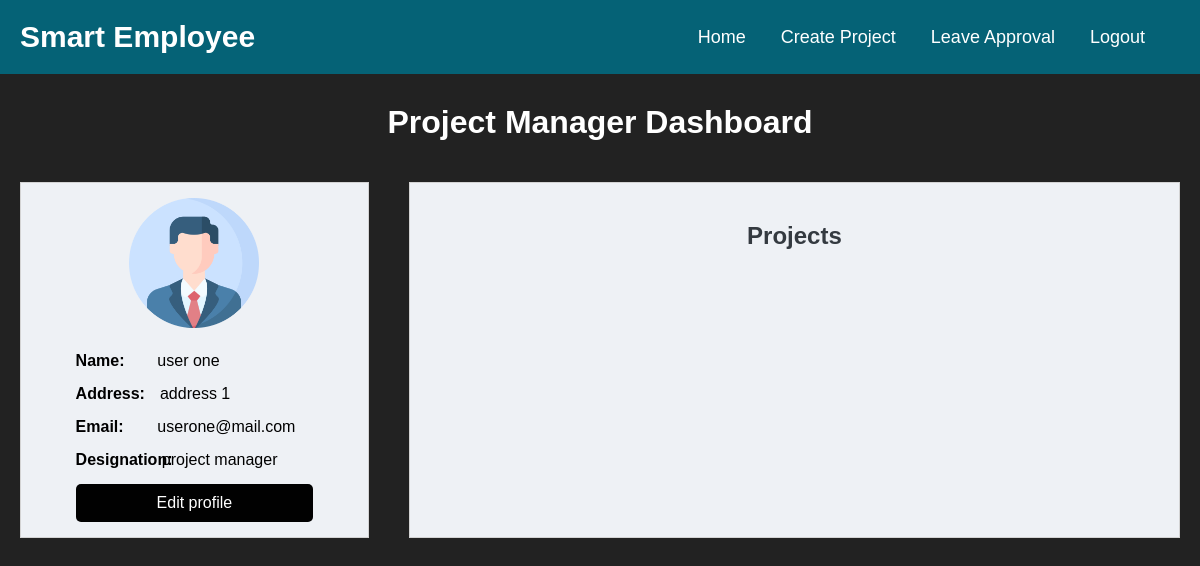
The app's page /projectmanager.php (signed in), older data.
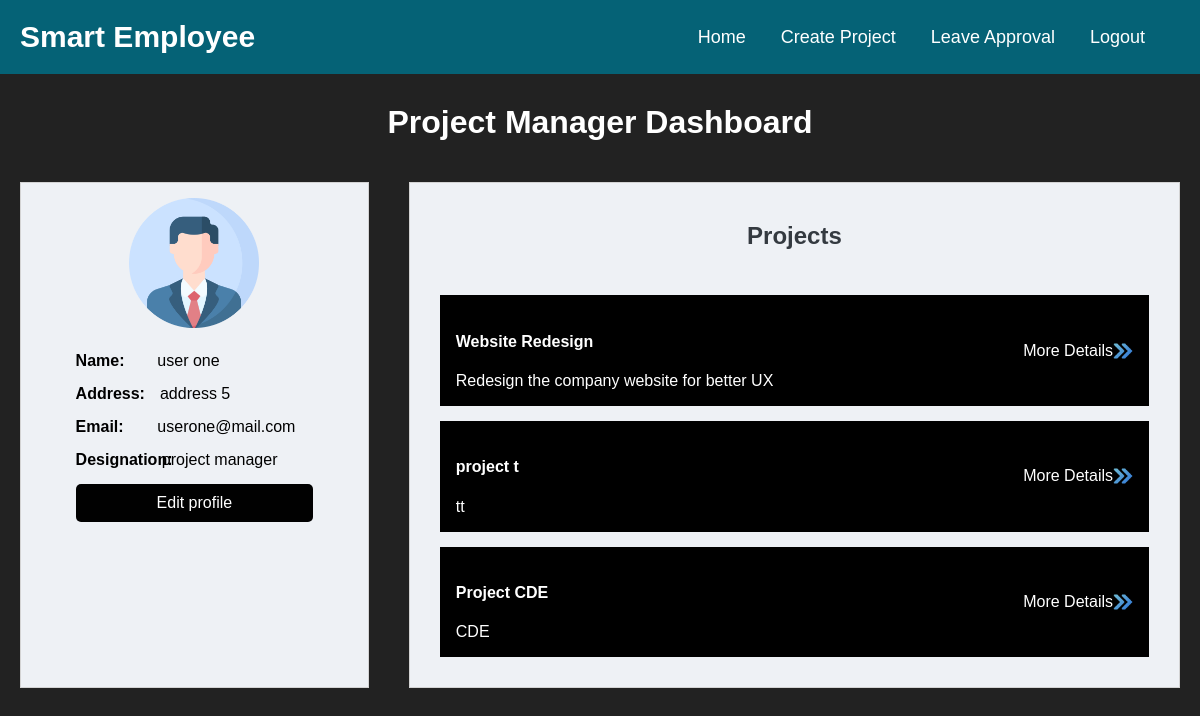
The same page, newer data.
### tables this page shows
CREATE TABLE `users` (
  `user_id` int(11) NOT NULL,
  `username` varchar(255) NOT NULL,
  `password` varchar(255) NOT NULL,
  `role` varchar(50) DEFAULT NULL,
  `first_name` varchar(100) DEFAULT NULL,
  `last_name` varchar(100) DEFAULT NULL,
  `email` varchar(255) NOT NULL,
  `phone` varchar(15) DEFAULT NULL,
  `address` varchar(255) DEFAULT NULL,
  `date_joined` date DEFAULT NULL,
  `department` varchar(100) DEFAULT NULL,
  `job_title` varchar(100) DEFAULT NULL,
  `date_of_birth` date DEFAULT NULL,
  `emergency_contact_name` varchar(100) DEFAULT NULL,
  `emergency_contact_phone` varchar(15) DEFAULT NULL,
  `emergency_contact_relation` varchar(100) DEFAULT NULL,
  `project_id` int(11) DEFAULT NULL
);

CREATE TABLE `projects` (
  `project_id` int(11) NOT NULL,
  `project_name` varchar(100) NOT NULL,
  `description` text DEFAULT NULL,
  `start_date` date DEFAULT NULL,
  `end_date` date DEFAULT NULL,
  `status` enum('Pending','In Progress','Completed') DEFAULT 'Pending',
  `user_id` int(11) DEFAULT NULL,
  `managed_by` int(11) DEFAULT NULL
);

### projectmanager.php (the view, shortened to what this page needs)
<?php
require_once('db_connection.php');
if (isset($_SESSION['user_id'])) {
    $emp_id = $_SESSION['user_id'];
} else {
    header('Location: login.php');
    exit;
}
$profile_data = $pdo->prepare("SELECT * FROM users WHERE user_id = ?");
$profile_data->execute([$emp_id]);
if ($prof_details = $profile_data->fetch(PDO::FETCH_ASSOC)) {
?>
<!DOCTYPE html>
<html lang="en">
<head>
  <link rel="stylesheet" href="assets/css/style.css">
</head>
<body class="index-page emp_dashboard">
<header>
  <nav class="navigation">
    <a class="navigation-logo" href="#">Smart Employee</a>
    <div>
    <div class="navigation-cont">
        <a class="navigation-link" href="projectmanager.php">Home</a>
        <a class="navigation-link" href="management.php">Create Project</a>
        <a class="navigation-link" href="Manage_Leave_Requests.php">Leave Approval</a>
        <a class="navigation-link" href="logout.php">Logout</a>
      </div>
    </div>
  </nav>
</header>
<main>
  <h1 class="emp_head">Project Manager Dashboard</h1>
  <div class="emp_box">
    <div class="emp_box_left">
      <div class="prof_img">
        <img src="assets/images/profile-icon.png">
      </div>
      <div class="partition">
        <div class="emp_profile_box">
          <div class="emp_profile_cont">
            <label>Name:</label>
            <p><?php echo htmlspecialchars($prof_details['first_name']); ?> <?php echo htmlspecialchars($prof_details['last_name']); ?></p>
          </div>
          <div class="emp_profile_cont">
            <label>Address:</label>
            <p><?php echo htmlspecialchars($prof_details['address']); ?></p>
          </div>
          <div class="emp_profile_cont">
            <label>Email:</label>
            <p><?php echo htmlspecialchars($prof_details['email']); ?></p>
          </div>
          <div class="emp_profile_cont">
            <label>Designation:</label>
            <p><?php echo htmlspecialchars($prof_details['job_title']); ?></p>
          </div>
          <a href="edit_profile.php" class="editbutton">Edit profile</a>
        </div>
      </div>
    </div>
    <div class="pro_box_center">
      <h3>Projects</h3>
      <div class="emp_tasks">
        <?php
        $proj_data = $pdo->prepare("SELECT * FROM projects WHERE user_id = ?");
        $proj_data->execute([$emp_id]);
        while ($proj_details = $proj_data->fetch(PDO::FETCH_ASSOC)) {
        ?>
          <a href="project_tracking.php?project_id=<?php echo $proj_details['project_id']; ?>" class="emp_task_box">
            <div>
              <h4><?php echo htmlspecialchars($proj_details['project_name']); ?></h4>
              <p class="mb-0"><?php echo htmlspecialchars($proj_details['description']); ?></p>
            </div>
            <div class="more_details">
              <span class="mr-2">More Details</span>
              <div style="width:20px;">
              <img src="assets/images/right-arrows.png">
              </div>
            </div>
          </a>
        <?php } ?>
      </div>
    </div>
  </div>
</main>
</body>
</html>
<?php } else {
    echo "Profile not found.";
} ?>

### assets/css/style.css (style rules this page uses)
body { font-family: Arial; margin: 0; padding: 0; font-size: 16px; }
a { text-decoration: none !important; }
p { margin: 0; }
h1 { text-align: center; color: #333; }
.navigation { background-color: #056276; display: flex; justify-content: space-between; align-items: center; padding: 20px; }
.navigation-logo { color: white; font-size: 30px; font-weight: bold; text-decoration: none !important; }
.navigation-cont { display: flex; }
.navigation-link { color: white; text-decoration: none; margin-right: 35px; transition: all .3s; font-size: 18px; font-weight: 400; }
body.index-page { background-color: #222; }
h3 { text-align: center; color: #343a40; margin-bottom: 30px; font-size: 24px; font-weight: bold; }
.emp_head { color: white; margin-top: 30px; }
.emp_box { display: flex; }
.emp_box_left { background-color: #eef1f5; color: #000; padding: 15px; border: 1px solid lightgray; margin: 20px; width: 30%; }
.prof_img { width: 130px; height: auto; border-radius: 50px; margin: 0 auto; margin-bottom: 20px; }
.prof_img img { width: 100%; height: auto; }
.emp_profile_box { max-width: 75%; margin: 0 auto; }
.emp_profile_cont { display: flex; font-weight: 400; margin-bottom: 15px; }
.emp_profile_cont label { width: 30%; margin-right: 15px; font-weight: bold; }
.emp_profile_cont p { margin-bottom: 0; width: 70%; }
.emp_tasks { max-height: 500px; overflow-y: scroll; }
.emp_task_box { border: 1px solid #000; padding: 15px; margin: 15px; display: flex; justify-content: space-between; align-items: center; background-color: #000; color: #fff; text-decoration: none; transition: .3s; }
.more_details { display: flex; align-items: center; }
.more_details img { width: 100%; height: auto; display: block; }
.pro_box_center { background-color: #eef1f5; color: #000; padding: 15px; border: 1px solid lightgray; margin: 20px; width: 70%; }
.partition { display: flex; gap: 20px; }
.emp_profile_box { flex: 1; }
.emp_profile_cont { display: flex; margin-bottom: 15px; }
.editbutton { display: block; margin-top: 10px; color: #fff; background-color: #007bff; padding: 8px 16px; text-decoration: none; text-align: center; }
.more_details img { max-height: 60px; max-width: 60px; }
.editbutton { padding: 10px; background-color: #010101; border: none; color: white; border-radius: 5px; cursor: pointer; }

Row changes from the older to the newer data that the page shows:
changed users "user": address "address 1" → "address 5"
now on this page (row edited): projects: project_name "Website Redesign", description "Redesign the company website for better UX"
added projects: project_name "project t", description "tt"
added projects: project_name "Project CDE", description "CDE"
